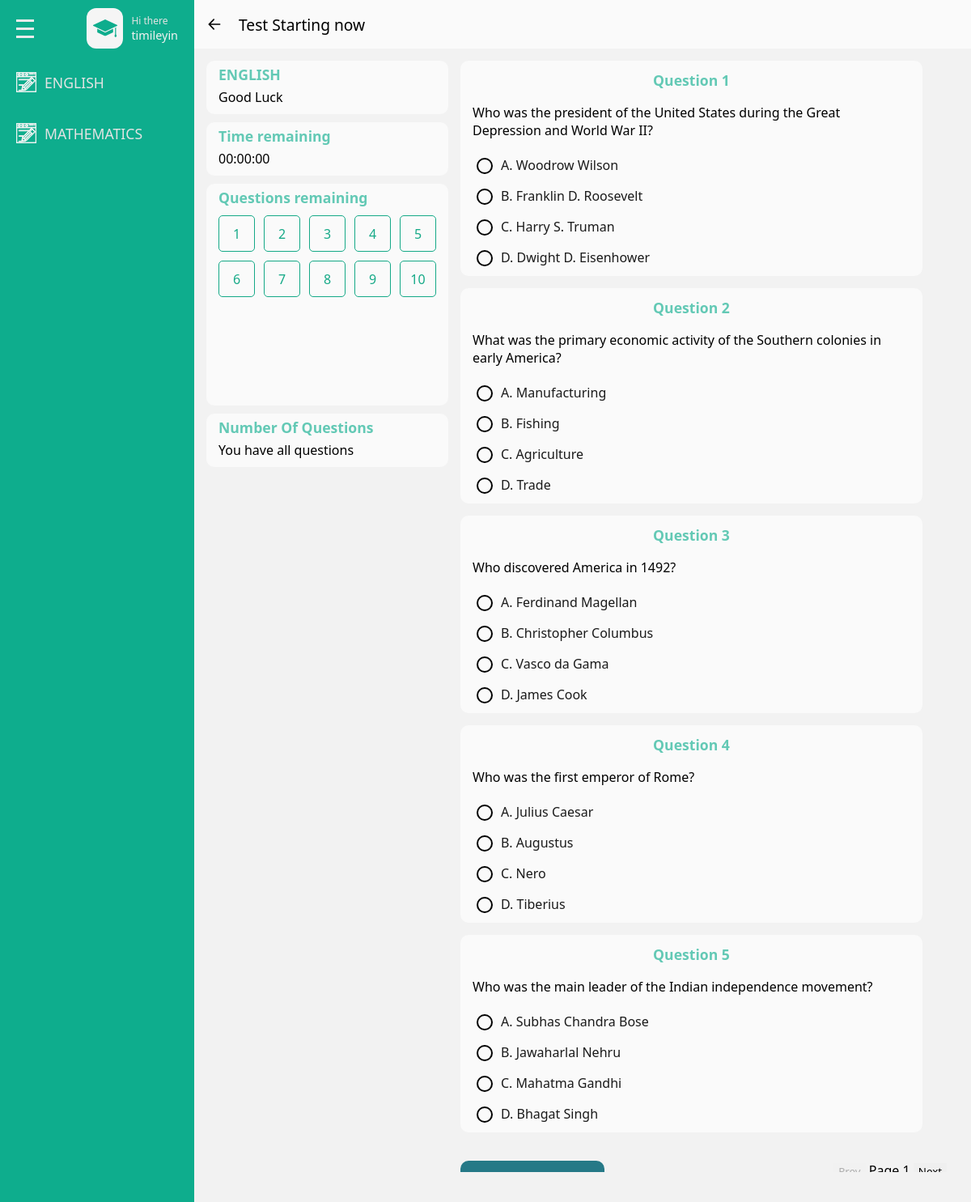
Screenshot of / (signed in) with the database file from the repository.
### base/models.py (models this page shows, shortened)
class Userprofile(models.Model):
    user = models.ForeignKey(User, on_delete=models.CASCADE)
    subject = models.ForeignKey(Subject, null=True, blank=True, on_delete=models.SET_NULL)
    number_of_questions = models.IntegerField(null=True, blank=True)

class User(AbstractUser):
   school_name =models.CharField(max_length=500,null=True)
   recovery_code = models.CharField(max_length=100,null=True)

class Subject(models.Model):
    name = models.CharField(max_length=255, unique=True, null=True)

class Question(models.Model):
    text = models.TextField()
    diagram = models.ImageField(upload_to='questions/diagrams/', blank=True, null=True)
    subject = models.ForeignKey(Subject, on_delete=models.CASCADE, related_name='questions',null=True)

class Answer(models.Model):
    question = models.ForeignKey(Question, related_name='answers', on_delete=models.CASCADE)
    text = models.TextField()
    is_correct = models.BooleanField(default=False)

### base/views.py (the view, shortened to what this page needs)
# urls.py: path('',views.index,name= "index"),
@login_required(login_url='login')
def index(request):
    user = get_object_or_404(Userprofile ,user=request.user)
    subjects = Subject.objects.all()
    selected_subject_id = request.GET.get('subject_id')
    questions = []
    remaining_time = None
    selected_subject = None
    user_answers = []
    total_questions = 0
    request.session['selected_subject_id'] = selected_subject_id
    if subjects.exists():
        if selected_subject_id:
            selected_subject = Subject.objects.get(id=selected_subject_id)
        else:
            selected_subject = subjects.first()
        exam_sessions = ExamSession.objects.filter(subject=selected_subject).order_by('shuffle_order')
        questions = [session.question for session in exam_sessions]
        total_questions = len(questions)
        if request.user.is_authenticated:
            user_results = Result.objects.filter(user=request.user, subject=selected_subject)
            user_answers = [(result.question.id, result.selected_answer.id if result.selected_answer else None) for result in user_results]
        seed = request.session.get(f'shuffle_seed_{selected_subject.id}')
        if not seed:
            seed = timezone.now().timestamp()
            request.session[f'shuffle_seed_{selected_subject.id}'] = seed
        random.seed(seed)
        random.shuffle(questions)
        if exam_sessions.exists():
            start_time = exam_sessions.first().exam_start_time
            duration = exam_sessions.first().exam_duration
            hours, minutes, seconds = map(int, duration.split(':'))
            end_time = start_time + timezone.timedelta(hours=hours, minutes=minutes, seconds=seconds)
            remaining_time = max(0, (end_time - timezone.now()).total_seconds())
    return render(request, 'index.html', {
        'subjects': subjects,
        'selected_subject': selected_subject,
        'questions': questions,
        'remaining_time': remaining_time,
        'user_answers': user_answers,
        'total_questions': total_questions,
        'user':user
    })

### base/templates/index.html (shortened to what this page needs)
{% load static %}
<!DOCTYPE html>
<html lang="en">
<head>
    <link rel = "stylesheet" href = "{% static 'css/style.css' %}"/>
</head>
<body>
    <div class = "page">
        <div class = "wrapper">
            <div class = "main-sidebar">
                <div class = "menu">
                    <div class= "menu-head flex-between">
                        <div class="hamburger flex-column">
                            <span></span>
                            <span></span>
                            <span></span>
                        </div>
                        <div class = "menu-head-content flex gp-10">
                            <div class = "scholar-icon-div flex-center">
                                <!DOCTYPE svg PUBLIC "-//W3C//DTD SVG 1.1//EN" "http://www.w3.org/Graphics/SVG/1.1/DTD/svg11.dtd">
                            </div>
                            <div class = "text-content-div flex-column">
                                <span class = "sub-text">Hi there</span>
                                <span class = "text">{{user.user.username}}</span>
                            </div>
                        </div>
                    </div>
                    <div class= "menu-content flex-column ">
                        {% for subject in subjects %}
                        <a href = "{% url 'index' %}?subject_id={{ subject.id }}" class = "menu-item">
                            <div class="menu-wrapper flex gp-10">
                                <!DOCTYPE svg PUBLIC "-//W3C//DTD SVG 1.1//EN" "http://www.w3.org/Graphics/SVG/1.1/DTD/svg11.dtd">
                                <span>{{ subject.name|upper }}</span>
                            </div>
                        </a>
                        {% endfor %}
                    </div>
                </div>
            </div>
            <div class = "main-content">
                <div class="main-content-header flex">
                    <span>Test Starting now</span>
                </div>
                <div class = "main-content-items-wrapper flex gp-15">
                    <div class = "control-section flex-column gp-10">
                        <div class= "small-box-info">
                            <h4 class = "small-box-head">{{ selected_subject.name|upper }}</h4>
                            <p class = "small-box-text">Good Luck</p>
                        </div>
                        <div class= "small-box-info">
                            <h4 class = "small-box-head">Time remaining</h4>
                            <p id = "timer" class = "small-box-text">08 : 15 : 30</p>
                        </div>
                        <div class= "Question-select-box small-box-info">
                            <h4 class = "small-box-head">Questions remaining</h4>
                            <div class = "question-numbers-div">
                                {% for question in questions %}
                                <span class = "question-number">{{forloop.counter}}</span>
                                {% endfor %}
                            </div>
                        </div>
                        <div class= "small-box-info">
                            <h4 class = "small-box-head">Number Of Questions</h4>
                            <p class = "small-box-text">You have all questions</p>
                        </div>
                    </div>
                    <div class = "question-section">
                        <form class = "user-question-form flex-column gp-15" method="post" action="{% url 'index' %}?subject_id={{ selected_subject.id }}">
                            {% for question in questions %}
                                <div class = "question-box">
                                    <div class = "question-box-head flex-center">
                                        <h4 class= "small-box-head">Question {{ total_questions }}</h4>
                                    </div>
                                    <div class="question-text">
                                        <p>{{ question.text }}</p>
                                    </div>
                                    <div class = "answers-wrapper flex-column">
                                        <div class ="answers-container flex-column">
                                            {% for answer in question.answers.all %}
                                            <div class = "answer-item">
                                                <input type = "radio" name="question_{{ question.id }}" value="{{ answer.id }}" id="answer_{{ answer.id }}" class = "check-answer"/>
                                                <label for="answer_{{ answer.id }}">{{ answer.text }}</label>
                                            </div>
                                            {% endfor %}
                                        </div>
                                    </div>
                                </div>
                            {% endfor %}
                            <div class="user-question-btn-container flex-between">
                                <button type = "submit" class = "answer-submit-btn">Submit Answer</button>
                                <div class = "pag-btn-container">
                                    <button type = "button" id = "pag-prev" class = "pag-prev-btn">Prev</button>
                                    <span id = "current-page" class = "pag-page-span"></span>
                                    <button type = "button" id = "pag-next" class = "pag-next-btn">Next</button>
                                </div>
                            </div>
                        </form>
                    </div>
                </div>
            </div>
        </div>
    </div>
</body>
</html>

### rows the page displays
Userprofile: user.username "timileyin"
Subject: name "ENGLISH"
Subject: name "MATHEMATICS"
Question: text "Who was the president of the United States during the Great Depression and World War II?"
Question: text "What was the primary economic activity of the Southern colonies in early America?"
Question: text "Who discovered America in 1492?"
Question: text "Who was the first emperor of Rome?"
Question: text "Who was the main leader of the Indian independence movement?"
Answer: text "A. Woodrow Wilson"
Answer: text "B. Franklin D. Roosevelt"
Answer: text "C. Harry S. Truman"
Answer: text "D. Dwight D. Eisenhower"
Answer: text "A. Manufacturing"
Answer: text "B. Fishing"
Answer: text "C. Agriculture"
Answer: text "D. Trade"
Answer: text "A. Ferdinand Magellan"
Answer: text "B. Christopher Columbus"
Answer: text "C. Vasco da Gama"
Answer: text "D. James Cook"
Answer: text "A. Julius Caesar"
Answer: text "B. Augustus"
Answer: text "C. Nero"
Answer: text "D. Tiberius"
Answer: text "A. Subhas Chandra Bose"
Answer: text "B. Jawaharlal Nehru"
Answer: text "C. Mahatma Gandhi"
Answer: text "D. Bhagat Singh"
